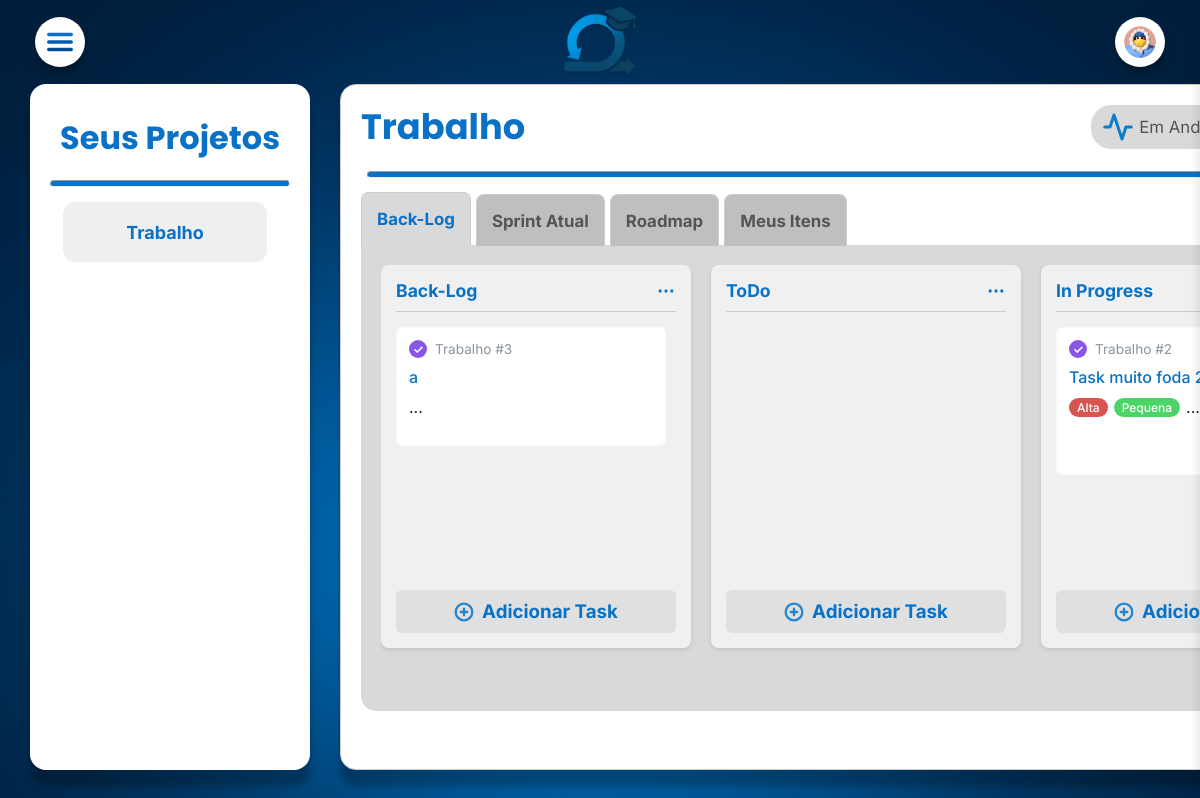
Screenshot of /?projeto_id=1 (signed in) with the database file from the repository.
### public/models.py (models this page shows, shortened)
class UsuarioPersonalizado(AbstractUser):
    USERNAME_FIELD = 'matricula'
    REQUIRED_FIELDS = ['email', 'username'] # 'email' e 'username' seriam campos obrigatórios ao criar superusuário.
    matricula = models.CharField(
        max_length=50,
        unique=True,
        blank=True, # Permite que seja vazio, dependendo de como você usa USERNAME_FIELD
        null=True,  # Permite que seja nulo no banco de dados
        help_text="Matrícula única do usuário."
    )
    nome_completo = models.CharField(
        max_length=255,
        blank=True,
        help_text="Nome completo do usuário."
    )
    TIPO_USUARIO_CHOICES = (
        ('aluno', 'Aluno'),
        ('professor', 'Professor'),
    )
    tipo_usuario = models.CharField(
        max_length=10,
        choices=TIPO_USUARIO_CHOICES,
        default='aluno',
        help_text="Define se o usuário é um aluno ou um professor."
    )
    avatar = models.CharField(
        max_length=255,
        blank=True,
        null=True,
        default='public/images/User.svg',
        help_text="Caminho para o arquivo de avatar do usuário."
    )
    class Meta:
        verbose_name = "Usuário Personalizado"
        verbose_name_plural = "Usuários Personalizados"

class Projeto(models.Model):
    nome = models.CharField(max_length=200)
    descricao = models.TextField(blank=True)
    data_criacao = models.DateTimeField(default=timezone.now)
    data_inicio = models.DateTimeField(null=True, blank=True)
    data_limite = models.DateTimeField(null=True, blank=True)
    data_ultima_atualizacao = models.DateTimeField(auto_now=True)
    iteration_duration = models.PositiveIntegerField(default=2)
    iteration_unit = models.CharField(max_length=10, default='weeks') # 'weeks' or 'days'
    status_update_text = models.TextField(blank=True, null=True, help_text="Texto da última atualização de status do projeto.")
    status = models.CharField(
        max_length=20,
        choices=StatusProjetoChoices.choices,
        default=StatusProjetoChoices.PLANEJAMENTO
    )
    responsavel = models.ForeignKey(
        'UsuarioPersonalizado',
        on_delete=models.PROTECT,
        related_name='projetos_responsavel'
    )
    participantes = models.ManyToManyField(
        'UsuarioPersonalizado',
        related_name='projetos_participante'
    )
    publico = models.BooleanField(default=True)
    ativo = models.BooleanField(default=True)
    versao = models.PositiveIntegerField(default=1)
    observacoes = models.TextField(blank=True, null=True)
    feedback_final = models.TextField(
        blank=True,
        null=True,
        help_text="Feedback final do professor sobre o projeto."
    )
    class Meta:
        verbose_name = 'Projeto'
        verbose_name_plural = 'Projetos'
        ordering = ['-data_criacao']

class Coluna(models.Model):
    nome = models.CharField(max_length=100)
    projeto = models.ForeignKey(Projeto, on_delete=models.CASCADE, related_name='colunas')
    ordem = models.PositiveIntegerField(default=0) # Para definir a ordem de exibição
    class Meta:
        ordering = ['ordem']

class Tarefa(models.Model):
    titulo = models.CharField(
        max_length=255
    )
    descricao = models.TextField(
        blank=True,
        null=True
    )
    numero_tarefa_projeto = models.PositiveIntegerField(
        editable=False,
        help_text="Número sequencial da tarefa dentro do projeto."
    )
    coluna = models.ForeignKey(Coluna,
        on_delete=models.CASCADE,
        related_name='tarefas',
        null=True)
    dificuldade = models.CharField(
        max_length=20,
        choices=NivelDificuldadeChoices.choices,
        blank=True,
        null=True
    )
    prioridade = models.ForeignKey(
        Prioridade,
        on_delete=models.SET_NULL,
        blank=True,
        null=True,
        related_name='tarefas'
    )
    tamanho = models.ForeignKey(
        Tamanho,
        on_delete=models.SET_NULL,
        blank=True,
        null=True,
        related_name='tarefas'
    )
    projeto = models.ForeignKey(
        Projeto,
        on_delete=models.CASCADE,
        related_name='tarefas'
    )
    responsaveis = models.ManyToManyField(
        settings.AUTH_USER_MODEL,
        related_name='tarefas_responsaveis',
        limit_choices_to={'tipo_usuario': 'aluno'},
        blank=True
    )
    tags = models.ManyToManyField(
        Tag,
        related_name='tarefas',
        blank=True
    )
    milestone = models.ForeignKey(
        Milestone,
        on_delete=models.SET_NULL,
        null=True, blank=True,
        related_name='tarefas'
    )
    relacionamentos = models.ManyToManyField(
        'self',
        blank=True,
        symmetrical=True
    )
    especificacoes = models.TextField(
        blank=True,
        null=True
    )
    sprint = models.ForeignKey(
        Sprint,
        on_delete=models.SET_NULL,
        null=True,
        blank=True,
        related_name='tarefas'
    )
    visibilidade = models.CharField(
        max_length=20,
        choices=TipoVisibilidadeChoices.choices,
        default=TipoVisibilidadeChoices.PUBLICA
    )
    nota = models.FloatField(
        null=True,
        blank=True
    )
    data_criacao = models.DateTimeField(
        default=timezone.now
    )
    data_atualizacao = models.DateTimeField(
        auto_now=True
    )
    class Meta:
        verbose_name = "Tarefa"
        verbose_name_plural = "Tarefas"
        ordering = ['coluna__ordem', '-data_criacao', 'titulo']

class Prioridade(models.Model):
    projeto = models.ForeignKey(Projeto, on_delete=models.CASCADE, related_name='prioridades')
    nome = models.CharField(max_length=100)
    descricao = models.TextField(blank=True, null=True)
    cor = models.CharField(max_length=7, default='#808080', help_text="Cor em formato hexadecimal, ex: #FF0000")
    ordem = models.PositiveIntegerField(default=0, help_text="Define a ordem de exibição da prioridade.")
    class Meta:
        verbose_name = "Prioridade"
        verbose_name_plural = "Prioridades"
        unique_together = ('projeto', 'nome')
        ordering = ['ordem','nome']

class Tamanho(models.Model):
    projeto = models.ForeignKey(Projeto, on_delete=models.CASCADE, related_name='tamanhos')
    nome = models.CharField(max_length=100)
    descricao = models.TextField(blank=True, null=True)
    cor = models.CharField(max_length=7, default='#808080', help_text="Cor em formato hexadecimal, ex: #FFFFFF")
    ordem = models.PositiveIntegerField(default=0, help_text="Define a ordem de exibição do tamanho.")
    class Meta:
        verbose_name = "Tamanho"
        verbose_name_plural = "Tamanhos"
        unique_together = ('projeto', 'nome')
        ordering = ['ordem', 'nome']

### public/views.py (the view)
# urls.py: path('', views.index, name='index'),
@login_required
def index(request):
    is_professor_check = request.user.is_authenticated and request.user.tipo_usuario == 'professor'
    if request.user.tipo_usuario == 'professor':
        projetos_visiveis = Projeto.objects.filter(
            Q(responsavel=request.user) | Q(participantes=request.user)
        ).distinct()
    else:  # Aluno
        projetos_visiveis = Projeto.objects.filter(
            Q(participantes=request.user) & Q(ativo=True)
        ).distinct()
    projetos_atuais = projetos_visiveis.order_by('nome')
    selected_project_id = request.GET.get('projeto_id')
    selected_project = None
    roadmap_milestones = []
    user_tasks_for_project = []
    project_title = "Nenhum projeto selecionado"
    colunas = []
    sprint_atual = None
    colunas_sprint = []
    if selected_project_id:
        try:
            selected_project = get_object_or_404(
                projetos_visiveis, id=selected_project_id
            )
            project_title = selected_project.nome
            colunas = Coluna.objects.filter(projeto=selected_project).prefetch_related(
                'tarefas__projeto',
                'tarefas__prioridade',
                'tarefas__tamanho',
                'tarefas__sprint',
                'tarefas__tags'
            ).order_by('ordem')
            hoje = date.today()
            sprint_atual = Sprint.objects.filter(
                projeto=selected_project,
                data_inicio__lte=hoje,
                data_fim__gte=hoje
            ).first()
            if sprint_atual:
                tarefas_da_sprint_prefetch = Prefetch(
                    'tarefas',
                    queryset=Tarefa.objects.filter(sprint=sprint_atual).select_related(
                        'projeto', 'prioridade', 'tamanho', 'sprint'
                    ).prefetch_related('tags')
                )
                colunas_sprint = Coluna.objects.filter(projeto=selected_project).prefetch_related(
                    tarefas_da_sprint_prefetch
                ).order_by('ordem')
            roadmap_milestones = Milestone.objects.filter(
                projeto=selected_project
            ).order_by('data_limite')
            user_tasks_for_project = Tarefa.objects.filter(
                projeto=selected_project,
                responsaveis=request.user
            ).order_by('coluna__ordem', 'prioridade')
        except ValueError:
            messages.error(request, "ID do projeto inválido.")
            project_title = "ID de projeto inválido"
    context = {
        "is_professor": is_professor_check,
        "projetos_atuais": projetos_atuais,
        "selected_project": selected_project,
        "project_title": project_title,
        "roadmap_milestones": roadmap_milestones,
        "user_tasks_for_project": user_tasks_for_project,
        "colunas": colunas,
        "sprint_atual": sprint_atual,
        "colunas_sprint": colunas_sprint,
    }
    return render(request, "public/pages/index.html", context=context)

### public/templates/public/pages/index.html (shortened to what this page needs)
{% extends "public/templates/main.html" %}
{% load static %}
{% block content %}
    {% include "public/templates/parts/header.html" %}
    <div class="main-container">
        {% include "public/templates/parts/abaProjetos.html" %}
        {% if selected_project %}
            {% include 'public/templates/parts/abaProjeto.html' %}
        {% endif %}
    </div>
{% endblock %}

### public/templates/public/templates/parts/header.html
{% load static %}
<header>
    <div class="header-content">
        <div class="menuButton">
            <img src="{% static 'public/images/Menu.svg' %}" alt="Menu">
        </div>
        <img class="logo1" alt="" src="{% static 'public/images/Learn Loop Logo.png' %}">
        <a href="{% url 'public:perfil' %}" style="text-decoration: none;">
            <div class="perfilButton">
                <img src="{% static user.avatar %}" alt="Perfil" style="width: 32px; height: 32px; border-radius: 50%;">
            </div>
        </a>
    </div>
</header>

### public/templates/public/templates/parts/abaProjetos.html (shortened to what this page needs)
{% load static %}
<div class="aba-de-projetos-container">
    <div class="aba-de-projetos">
        <h1 class="titulo-projetos">Seus Projetos</h1>
        <hr class="linha-projetos">
        <div class="projetos-lista">
            {% for p in projetos_atuais %}
                <a href="{% url 'public:index' %}?projeto_id={{ p.id }}" class="projeto-link" style="text-decoration: none;">
                    {% include "public/templates/parts/projRec.html" %}
                </a>
            {% empty %}
                <p class="nenhum-projeto-mensagem">Nenhum projeto encontrado.</p>
            {% endfor %}
        </div>
    </div>
</div>

### public/templates/public/templates/parts/projRec.html
<div class="rectangle-div">
    <h4 class="projectName">{{ p.nome }}</h4>
</div>

### public/templates/public/templates/parts/projetoHeader.html (shortened to what this page needs)
{% load static %}
<div class="projeto-header">
    <h1 class="titulo-projeto">{{ project_title }}</h1>
    <div class="menu-icons">
        <div class="status-button">
            <img src="{% static 'public/images/Activity.svg' %}" alt="Status">
            {% if selected_project %}
                <h3>{{ selected_project.get_status_display }}</h3>
            {% else %}
                <h3>Status</h3>
            {% endif %}
        </div>
    </div>
</div>

### public/templates/public/templates/parts/colunas.html (shortened to what this page needs)
{% load static %}
<div class="columns-container">
    {% for coluna in colunas %}
        <div class="board-column" data-column-id="{{ coluna.id }}">
            <div class="column-header">
                <h3>{{ coluna.nome }}</h3>
                <img class="column-options-icon" src="{% static 'public/images/More horizontal.svg' %}" alt="Mais Opções">
            </div>
            {% include "public/templates/parts/tarefas.html" with coluna=coluna %}
            <div class="add-task-button">
                <img src="{% static 'public/images/Plus circle.svg' %}" alt="Adicionar Tarefa">
                <h3>Adicionar Task</h3>
            </div>
        </div>
    {% endfor %}
</div>

### public/templates/public/templates/parts/tarefas.html (shortened to what this page needs)
{% load static %}
<div class="tasks-list">
    {% for tarefa in coluna.tarefas.all %}
        <div class="task-card" data-task-id="{{ tarefa.id }}" draggable="true">
            <div class="task-card-header">
                <span class="task-card-project-icon">✓</span>
                <span class="task-card-project-name">{{ tarefa.projeto.nome }} #{{ tarefa.numero_tarefa_projeto }}</span>
            </div>
            <div class="task-card-title">
                {{ tarefa.titulo }}
            </div>
            <div class="task-card-meta">
                {% if tarefa.prioridade %}
                    <span class="meta-tag priority-tag-card" title="{{ tarefa.prioridade.nome }}" style="background-color: {{ tarefa.prioridade.cor }};">
                        {{ tarefa.prioridade.nome}}
                    </span>
                {% endif %}
                {% if tarefa.tamanho %}
                    <span class="meta-tag size-tag-card" title="{{ tarefa.tamanho.nome }}" style="background-color: {{ tarefa.tamanho.cor }};">
                        {{ tarefa.tamanho.nome}}
                    </span>
                {% endif %}
...
            </div>
            <div class="task-card-footer">
            </div>
        </div>
    {% endfor %}
</div>

### rows the page displays
UsuarioPersonalizado: avatar (picture)
Projeto: nome "Trabalho", status "Em…"
Coluna: nome "Back-Log"
Tarefa: projeto.nome "Trabalho", numero_tarefa_projeto "3", titulo "a"
Coluna: nome "ToDo"
Coluna: nome "In Progress"
Tarefa: projeto.nome "Trabalho", numero_tarefa_projeto "2", titulo "Task muito foda…", prioridade.nome "Alta", tamanho.nome "Pequena"
